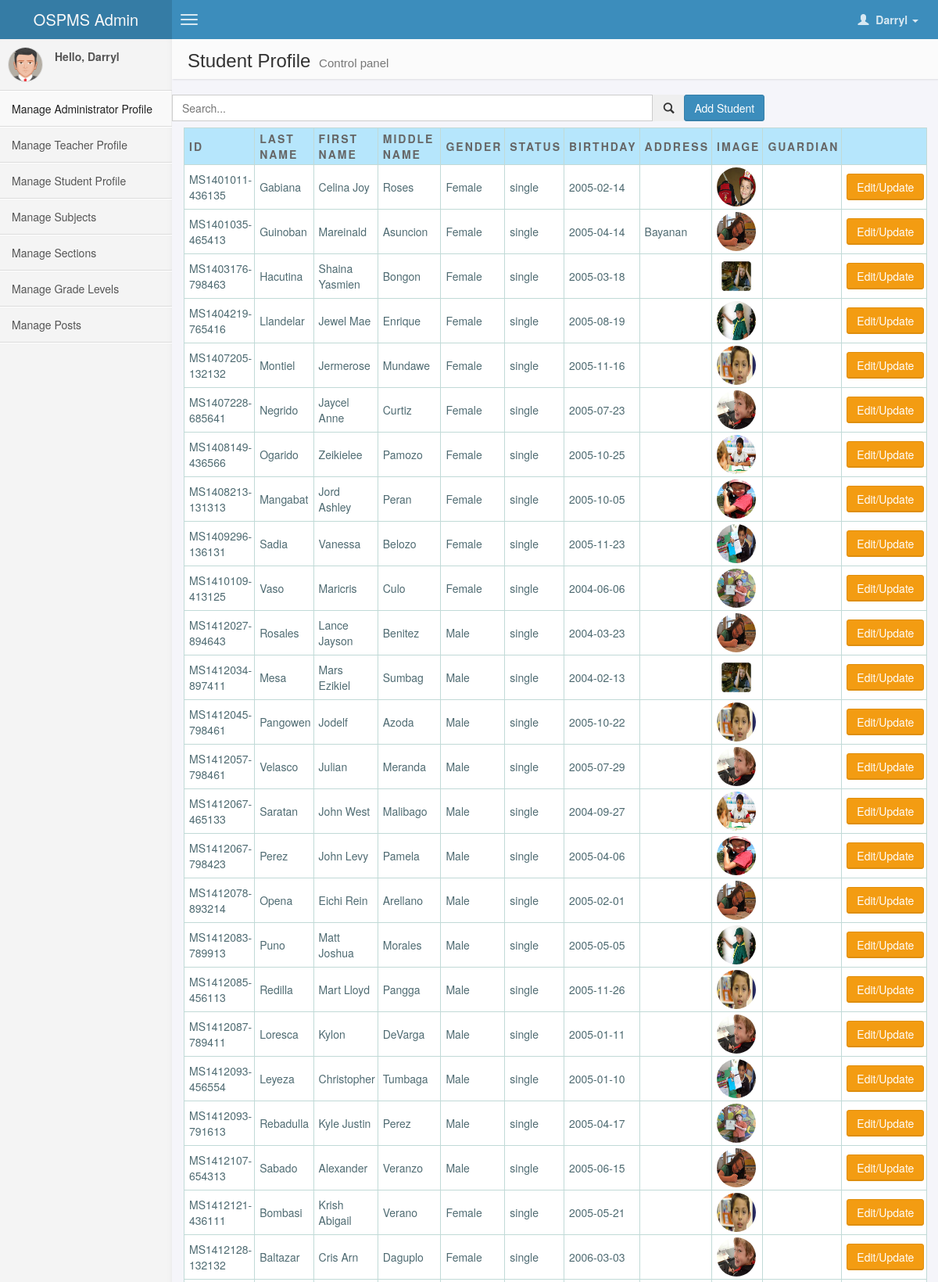
The app's page /index.php?r=lss&sp (signed in, upper part) with its own data.
### tables this page shows
CREATE TABLE `registration` (
  `reg_id` varchar(16) NOT NULL DEFAULT '',
  `reg_lname` varchar(30) NOT NULL,
  `reg_fname` varchar(30) NOT NULL,
  `reg_mname` varchar(30) DEFAULT NULL,
  `reg_gender` varchar(6) DEFAULT NULL,
  `reg_status` varchar(10) DEFAULT NULL,
  `reg_birthday` date NOT NULL,
  `reg_address` varchar(150) DEFAULT NULL,
  `image` varchar(100) DEFAULT NULL,
  PRIMARY KEY (`reg_id`)
);

### model/administrator.php (called while the page is built, shortened)
<?php
function get_allstudent()
{
	include "config/conn.php";
	$join="SELECT registration1.*,registration2.reg_lname,registration2.reg_fname,registration2.reg_mname
	from student as studentprofile inner join registration as registration1 on studentprofile.student_lrn=registration1.reg_id
	left join parent as parentprofile on studentprofile.parentID=parentprofile.parentID
	left join registration as registration2 on parentprofile.parentID=registration2.reg_id";
	$join_result=mysqli_query($cxn,$join);
	return $join_result;
}
?>

### views/admin.php (the view, shortened to what this page needs)
<!DOCTYPE html>
<html>
    <head>
            <link href="views/plugins/bootstrap/bootstrap.css" rel="stylesheet"/>
            <link href="views/css/admin.css" rel="stylesheet" />
    </head>
    <body class="skin-blue" onload="check()">
        <header class="header">
            <a href="index.php?r=lss" class="logo">
                OSPMS Admin
            </a>
            <nav class="navbar navbar-static-top" role="navigation">
                <a href="#" class="navbar-btn sidebar-toggle" data-toggle="offcanvas" role="button">
                    <span class="icon-bar"></span>
                    <span class="icon-bar"></span>
                    <span class="icon-bar"></span>
                </a>
                <div class="navbar-right">
                    <ul class="nav navbar-nav">
                        <li class="dropdown user user-menu">
                            <a href="#" class="dropdown-toggle" data-toggle="dropdown">
                                <i class="glyphicon glyphicon-user"></i>
                                <span>
                            <?php
                                if((isset($_SESSION['reg_fname'])))
                                {
                                echo ''.$_SESSION['reg_fname'].'';
                                }
                            ?>
                        <i class="caret"></i></span>
                            </a>
                        </li>
                    </ul>
                </div>
            </nav>
        </header>
        <div class="wrapper row-offcanvas row-offcanvas-left">
            <aside class="left-side sidebar-offcanvas">
                <section class="sidebar">
                    <div class="user-panel">
                        <div class="pull-left image">
                            <img src="views/res/avatar5.png" class="img-circle" alt="User Image" />
                        </div>
                        <div class="pull-left info">
                        <?php
                        if(isset($_SESSION['reg_fname']))
                        {
                            echo '<p>Hello, '.$_SESSION['reg_fname'].'</p>';
                        }
                        ?>
                        </div>
                    </div>
                    <ul class="sidebar-menu">
                        <li class="active">
                            <a href="index.php?r=lss&ap">
                                <i class=""></i> <span>Manage Administrator Profile </span>
                            </a>
                        </li>
                         <li>
                            <a href="index.php?r=lss&tp">
                                <i class=""></i> <span>Manage Teacher Profile</span>
                            </a>
                        </li>
                         <li>
                            <a href="index.php?r=lss&sp">
                                <i class=""></i> <span>Manage Student Profile</span>
                            </a>
                        </li>
                        <li>
                            <a href="index.php?r=lss&sbs">
                                <i class=""></i> <span>Manage Subjects</span>
                            </a>
                        </li>
                        <li>
                            <a href="index.php?r=lss&scs">
                                <i class=""></i> <span>Manage Sections</span>
                            </a>
                        </li>
                        <li>
                            <a href="index.php?r=lss&gl">
                                <i class=""></i> <span>Manage Grade Levels</span>
                            </a>
                        </li>
                         <li>
                            <a href="index.php?r=lss&ps">
                                <i class=""></i> <span>Manage Posts</span>
                            </a>
                        </li>
                    </ul>
                </section>
            </aside>
            <aside class="right-side">
            <?php
            if(isset($_GET['ap']))
            {
            ?>
                <section class="content-header">
                    <h1>
                        Administrator Profile
                        <small>Control panel</small>
                    </h1>
                </section>
                <section class="content">
                    <div class="row">
                        <div class="input-group">
                            <input type="text" name="q" class="form-control" placeholder="Search..." id="ap_filter" />
                            <span class="input-group-btn">
                                <button type='button' name='search' id='search-btn' class="btn btn-flat"><i class="glyphicon glyphicon-search"></i></button>
                            </span>
                            <button type="button" class="btn btn-primary pull-left" onclick="window.location.href='#'">Add Administrator</button>
                        </div>
                    </div>
                    <div class="row">
                        <section class="col-lg-12 rconnectedSortable">
                            <table cellpadding="1" cellspacing="1" id="resultTable">
                                <thead>
                                    <tr>
                                        <th>ID</th>
                                        <th>Last Name</th>
                                        <th>First Name</th>
                                        <th>Middle Name</th>
                                        <th>Gender</th>
                                        <th>Status</th>
                                        <th>Birthday</th>
                                        <th>Address</th>
                                        <th>Image</th>
                                        <th></th>
                                    </tr>
                                </thead>
                                <tbody id="ap-box">
                                     <?php
                                        foreach($adminlist as $row)
                                        {
                                            echo '<tr>';
                                            echo '<td>'.$row['reg_id'].'</td>';
                                            echo '<td>'.$row['reg_lname'].'</td>';
                                            echo '<td>'.$row['reg_fname'].'</td>';
                                            echo '<td>'.$row['reg_mname'].'</td>';
                                            echo '<td>'.$row['reg_gender'].'</td>';
                                            echo '<td>'.$row['reg_status'].'</td>';
                                            echo '<td>'.$row['reg_birthday'].'</td>';
                                            echo '<td>'.$row['reg_address'].'</td>';
                                            echo '<td><div align="left"><img src="views/res/'.$row['image'].'" class="img-circle" alt="User Image" width="50px;" height="50px;"/></div></td>';
                                            echo '<td><button type="button" id="'.$row['reg_id'].'" class="btn btn-warning admin-id">Edit/Update</button></td>';
                                            echo '</tr>';
                                        }
                                    ?>
                                </tbody>
                           </table>
                       <!--  <form name="adminidhidden" method="post" id="adminidhidden">
                            <input type="hidden" id="admin-hidden-id" name="admin-id" value=""/>
                        </form> -->
                        </section>
                    </div>
                </section>
            <?php
            }
            else if(isset($_GET['sp']))
             {
            ?>
             <section class="content-header">
                    <h1>
                        Student Profile
                        <small>Control panel</small>
                    </h1>
                </section>
                <section class="content">
                    <div class="row">
                        <div class="input-group">
                            <input type="text" name="q" class="form-control" placeholder="Search..." id="sp_filter"/>
                            <span class="input-group-btn">
                                <button type='button' name='search' id='search-btn' class="btn btn-flat"><i class="glyphicon glyphicon-search"></i></button>
                            </span>
                             <button type="button" class="btn btn-primary pull-left">Add Student</button>
                        </div>
                    </div>
                    <div class="row">
                        <section class="col-lg-12 connectedSortable">
                            <table cellpadding="1" cellspacing="1" id="resultTable">
                                <thead>
                                    <tr>
                                        <th>ID</th>
                                        <th>Last Name</th>
                                        <th>First Name</th>
                                        <th>Middle Name</th>
                                        <th>Gender</th>
                                        <th>Status</th>
                                        <th>Birthday</th>
                                        <th>Address</th>
                                        <th>Image</th>
                                        <th>Guardian</th>
                                        <th></th>
                                    </tr>
                                </thead>
                                <tbody id="sp-box">
                                     <?php
                                        foreach($studentlist as $row)
                                        {
                                            echo '<tr>';
                                            echo '<td>'.$row['reg_id'].'</td>';
                                            echo '<td>'.$row['reg_lname'].'</td>';
                                            echo '<td>'.$row['reg_fname'].'</td>';
                                            echo '<td>'.$row['reg_mname'].'</td>';
                                            echo '<td>'.$row['reg_gender'].'</td>';
                                            echo '<td>'.$row['reg_status'].'</td>';
                                            echo '<td>'.$row['reg_birthday'].'</td>';
                                            echo '<td>'.$row['reg_address'].'</td>';
                                            echo '<td><div align="left"><img src="views/res/'.$row['image'].'" class="img-circle" alt="User Image" width="50px;" height="50px;"/></div></td>';
                                            echo '<td>'.$row['p_reg_lname'].' '.$row['p_reg_fname'].' '.$row['p_reg_mname'].'</td>';
                                            echo '<td><button type="button" id="'.$row['reg_id'].'" class="btn btn-warning student-id">Edit/Update</button></td>';
                                            echo '</tr>';
                                        }
                                    ?>
                                </tbody>
                            </table>
                        </section>
                    </div>
                </section>
             <?php
             }
             ?>
            </aside>
        </div>
    </body>
</html>

### records on screen
registration: reg_id "MS1401011-436135", reg_lname "Gabiana", reg_fname "Celina Joy", reg_mname "Roses", reg_gender "Female", reg_status "single", reg_birthday "2005-02-14", image (picture)
registration: reg_id "MS1401035-465413", reg_lname "Guinoban", reg_fname "Mareinald", reg_mname "Asuncion", reg_gender "Female", reg_status "single", reg_birthday "2005-04-14", reg_address "Bayanan", image (picture)
registration: reg_id "MS1403176-798463", reg_lname "Hacutina", reg_fname "Shaina Yasmien", reg_mname "Bongon", reg_gender "Female", reg_status "single", reg_birthday "2005-03-18", image (picture)
registration: reg_id "MS1404219-765416", reg_lname "Llandelar", reg_fname "Jewel Mae", reg_mname "Enrique", reg_gender "Female", reg_status "single", reg_birthday "2005-08-19", image (picture)
registration: reg_id "MS1407205-132132", reg_lname "Montiel", reg_fname "Jermerose", reg_mname "Mundawe", reg_gender "Female", reg_status "single", reg_birthday "2005-11-16", image (picture)
registration: reg_id "MS1407228-685641", reg_lname "Negrido", reg_fname "Jaycel Anne", reg_mname "Curtiz", reg_gender "Female", reg_status "single", reg_birthday "2005-07-23", image (picture)
registration: reg_id "MS1408149-436566", reg_lname "Ogarido", reg_fname "Zeikielee", reg_mname "Pamozo", reg_gender "Female", reg_status "single", reg_birthday "2005-10-25", image (picture)
registration: reg_id "MS1408213-131313", reg_lname "Mangabat", reg_fname "Jord Ashley", reg_mname "Peran", reg_gender "Female", reg_status "single", reg_birthday "2005-10-05", image (picture)
registration: reg_id "MS1409296-136131", reg_lname "Sadia", reg_fname "Vanessa", reg_mname "Belozo", reg_gender "Female", reg_status "single", reg_birthday "2005-11-23", image (picture)
registration: reg_id "MS1410109-413125", reg_lname "Vaso", reg_fname "Maricris", reg_mname "Culo", reg_gender "Female", reg_status "single", reg_birthday "2004-06-06", image (picture)
registration: reg_id "MS1412027-894643", reg_lname "Rosales", reg_fname "Lance Jayson", reg_mname "Benitez", reg_gender "Male", reg_status "single", reg_birthday "2004-03-23", image (picture)
registration: reg_id "MS1412034-897411", reg_lname "Mesa", reg_fname "Mars Ezikiel", reg_mname "Sumbag", reg_gender "Male", reg_status "single", reg_birthday "2004-02-13", image (picture)
registration: reg_id "MS1412045-798461", reg_lname "Pangowen", reg_fname "Jodelf", reg_mname "Azoda", reg_gender "Male", reg_status "single", reg_birthday "2005-10-22", image (picture)
registration: reg_id "MS1412057-798461", reg_lname "Velasco", reg_fname "Julian", reg_mname "Meranda", reg_gender "Male", reg_status "single", reg_birthday "2005-07-29", image (picture)
registration: reg_id "MS1412067-465133", reg_lname "Saratan", reg_fname "John West", reg_mname "Malibago", reg_gender "Male", reg_status "single", reg_birthday "2004-09-27", image (picture)
registration: reg_id "MS1412067-798423", reg_lname "Perez", reg_fname "John Levy", reg_mname "Pamela", reg_gender "Male", reg_status "single", reg_birthday "2005-04-06", image (picture)
registration: reg_id "MS1412078-893214", reg_lname "Opena", reg_fname "Eichi Rein", reg_mname "Arellano", reg_gender "Male", reg_status "single", reg_birthday "2005-02-01", image (picture)
registration: reg_id "MS1412083-789913", reg_lname "Puno", reg_fname "Matt Joshua", reg_mname "Morales", reg_gender "Male", reg_status "single", reg_birthday "2005-05-05", image (picture)
registration: reg_id "MS1412085-456113", reg_lname "Redilla", reg_fname "Mart Lloyd", reg_mname "Pangga", reg_gender "Male", reg_status "single", reg_birthday "2005-11-26", image (picture)
registration: reg_id "MS1412087-789411", reg_lname "Loresca", reg_fname "Kylon", reg_mname "DeVarga", reg_gender "Male", reg_status "single", reg_birthday "2005-01-11", image (picture)
registration: reg_id "MS1412093-456554", reg_lname "Leyeza", reg_fname "Christopher", reg_mname "Tumbaga", reg_gender "Male", reg_status "single", reg_birthday "2005-01-10", image (picture)
registration: reg_id "MS1412093-791613", reg_lname "Rebadulla", reg_fname "Kyle Justin", reg_mname "Perez", reg_gender "Male", reg_status "single", reg_birthday "2005-04-17", image (picture)
registration: reg_id "MS1412107-654313", reg_lname "Sabado", reg_fname "Alexander", reg_mname "Veranzo", reg_gender "Male", reg_status "single", reg_birthday "2005-06-15", image (picture)
registration: reg_id "MS1412121-436111", reg_lname "Bombasi", reg_fname "Krish Abigail", reg_mname "Verano", reg_gender "Female", reg_status "single", reg_birthday "2005-05-21", image (picture)
registration: reg_id "MS1412128-132132", reg_lname "Baltazar", reg_fname "Cris Arn", reg_mname "Daguplo", reg_gender "Female", reg_status "single", reg_birthday "2006-03-03", image (picture)

### other values on screen
$_SESSION['reg_fname'] "Darryl"
